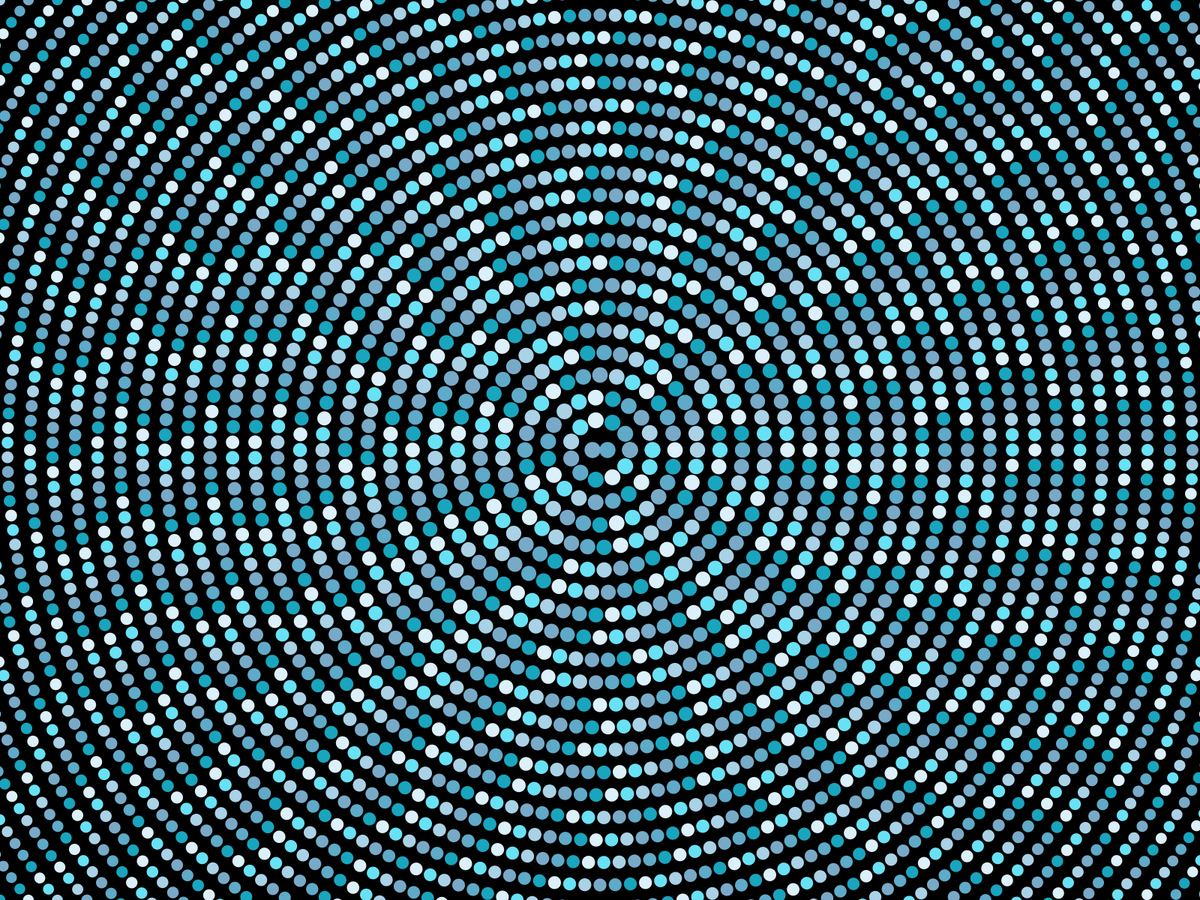
Frame 1 (no input)
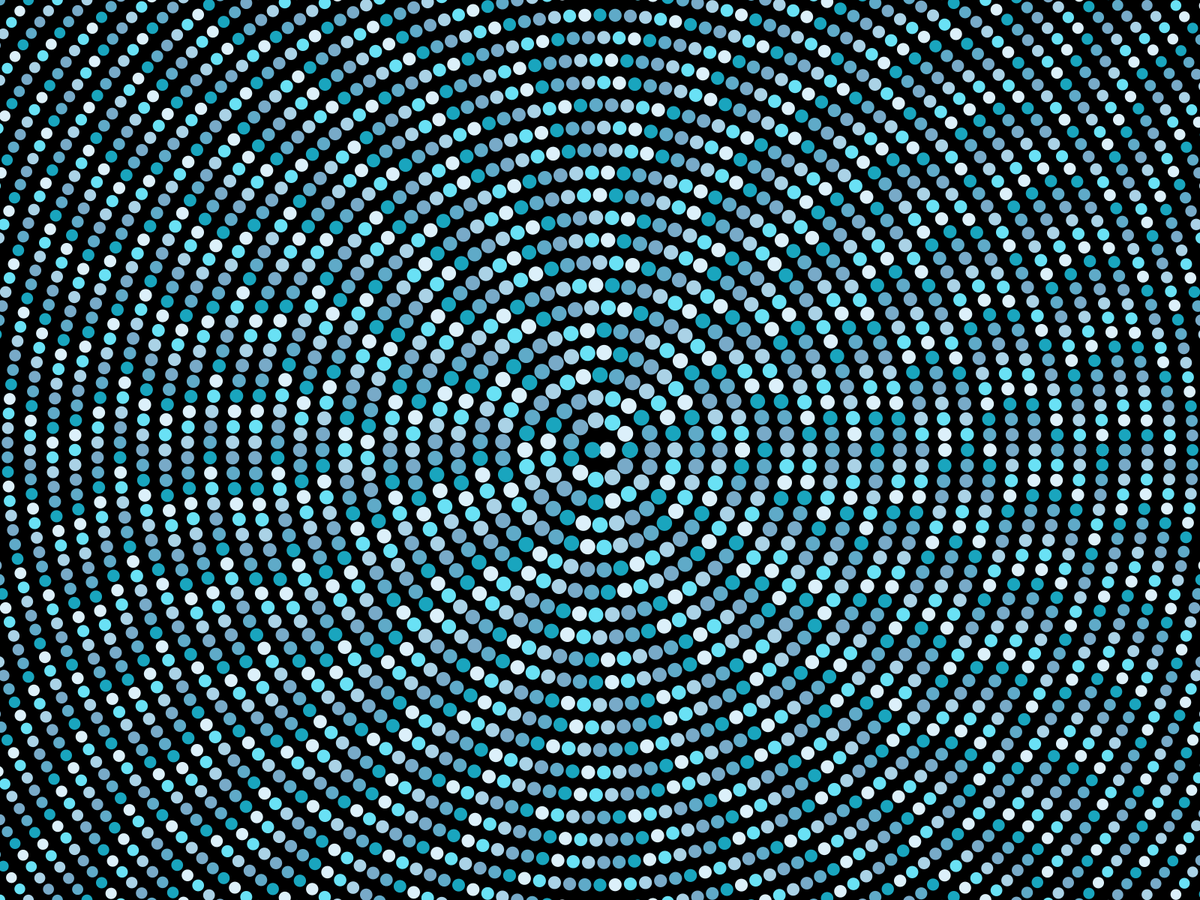
Frame 60 (the mouse pressed at the canvas centre just before this capture)
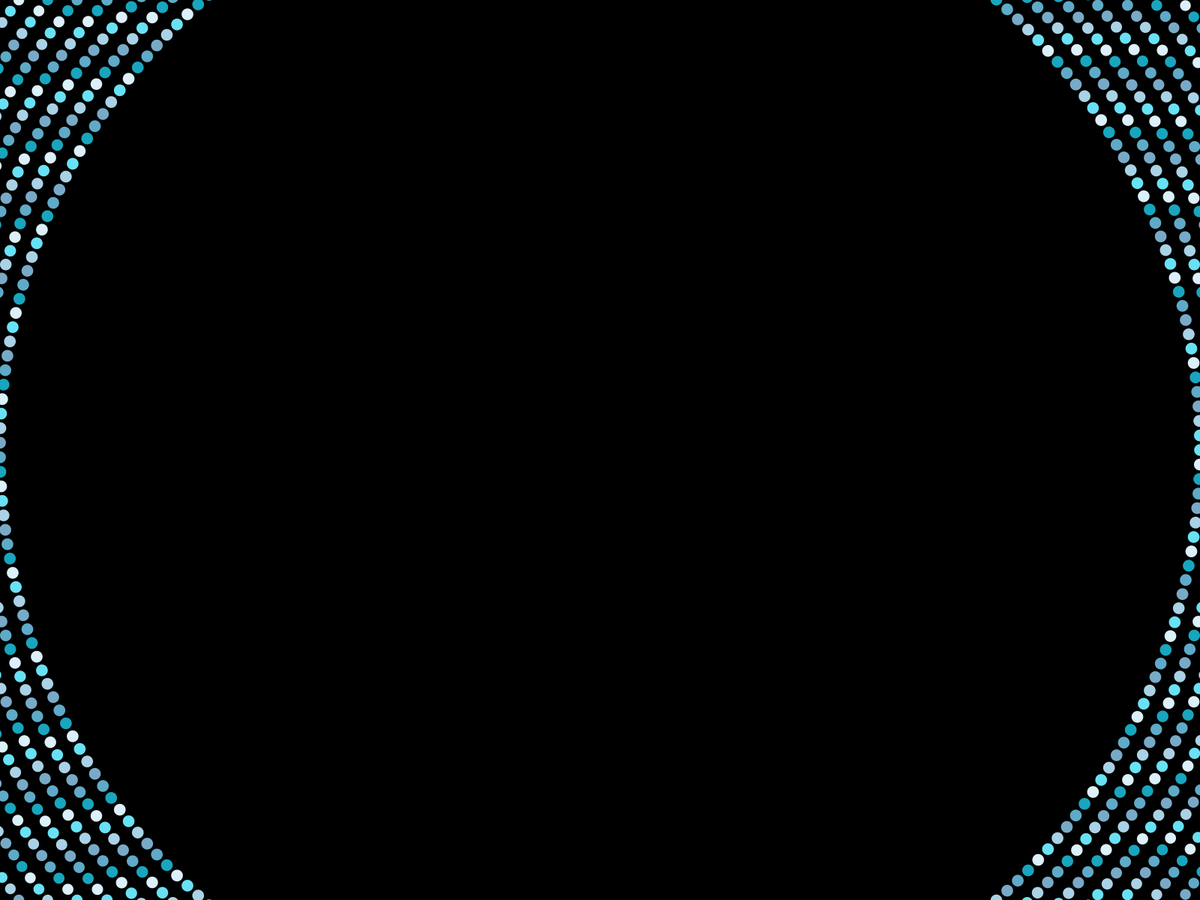
Frame 120 (the mouse held since frame 60 and released just before this capture)

The Processing sketch that drew these frames (run headless with seeded random() and noise(); from frame 60 on, the mouse is pressed at the canvas centre):

// Processing sketch: Dc_Trial_2_with_colors
// ── Dc_Trial_2_with_colors.pde
int colorArrayCounter;
color[] colorArray = {
  color(25,165,190),
  color(95,170,200),
  color(120,170,200),
  color(170,210 ,230),
  color(105,225 ,245),
  color(220,240,250)
};
  
void setup(){
  fullScreen();
  //size(700,700);
  //surface.setLocation(387,20);
  //noLoop();
  noStroke();
  mouseX = 10;
  frameRate(10);
}

void draw() {
  background(0);
  
  translate(width/2, height/2);
  
  float rStep = 30;
  float rMax = 1920;
  float rMin = mouseX;
  
  for(float r=rMin; r<rMax; r+=rStep){
    
    float c =2*PI*r;
    float cSeg = map(r,0,rMax,rStep* 3/4,rStep/2);
    float angleSeg =floor(c/cSeg);
    float ellipseSize = map(r,0,rMax,rStep * 3/4-1,rStep/4);
    
  for(float a=0; a<360; a+=360/angleSeg){
    //fill(random(255),random(255),random(255)); 
    colorArrayCounter++;
    if(colorArrayCounter>5) colorArrayCounter = 0;
    fill(colorArray[colorArrayCounter]);
    //fill(colorArray[int(random(6))]);
    
    pushMatrix();
    rotate(radians(a));
    ellipse(r,0,ellipseSize,ellipseSize);
    popMatrix();
    }
  }
}

void keyPressed(){
if (key==' ') {
  background(0);
  redraw();
  }
}
